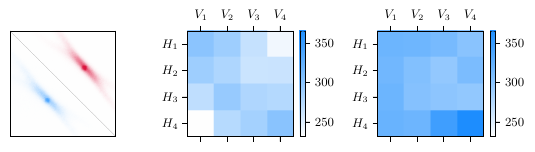

Generate this figure with Python:
import numpy as np
import matplotlib.pyplot as plt
plt.style.use('thesis.mplstyle')
from colors import red, blue, uBlues, uReds, uPurples
# from scipy.ndimage import gaussian_filter

mask = np.ones((513, 512), dtype=bool)
cmask_123 = np.tril(mask, k=0)
cmask_456 = np.triu(mask, k=0)
def plot_img(ax, img):
    img_123 = img.copy()
    img_456 = img.copy()
    img_123[cmask_123] = np.nan
    img_456[cmask_456] = np.nan
    ax.matshow(img_123, vmin=0, vmax=120*2.5, cmap=uReds)
    ax.matshow(img_456, vmin=0, vmax=100*2.5, cmap=uBlues)
    ax.set_xticks([])
    ax.set_yticks([])

data = np.load("../data/loading-from-odt/data.npz")
pi_before, pi_after, img = data['pi_before'], data['pi_after'], data['i0']


fig, axs = plt.subplots(1, 3, figsize=(5.6, 1.5), dpi=1000)

ph2at = 30
vmin, vmax = 231, 366
cmap = uPurples

im0 = axs[1].matshow(np.reshape(pi_before, (4,4))/ph2at, cmap=cmap, vmin=vmin/ph2at, vmax=vmax/ph2at)
cbar0 = fig.colorbar(im0, ax=axs[1])
im1 = axs[2].matshow(np.reshape(pi_after, (4,4))/ph2at, cmap=cmap, vmin=vmin/ph2at, vmax=vmax/ph2at)
cbar1 = fig.colorbar(im1, ax=axs[2])

for ax  in (axs[1], axs[2]):
	ax.set_xticks([0, 1, 2, 3])
	ax.set_yticks([0, 1, 2, 3])
	ax.set_xticklabels(["$V_1$", "$V_2$", "$V_3$", "$V_4$"])
	ax.set_yticklabels(["$H_1$", "$H_2$", "$H_3$", "$H_4$"])

plot_img(axs[0], img/50)

plt.tight_layout()

for i in range(3):
    for j, ax in enumerate(axs):
        ax.set_visible(i == j)
    cbar0.ax.set_visible(i == 1)
    cbar1.ax.set_visible(i == 2)
    plt.savefig(f"loading-from-odt-{i+1}.pdf", bbox_inches='tight')

# plt.savefig("loading-from-odt.pdf", bbox_inches='tight')
plt.close()
